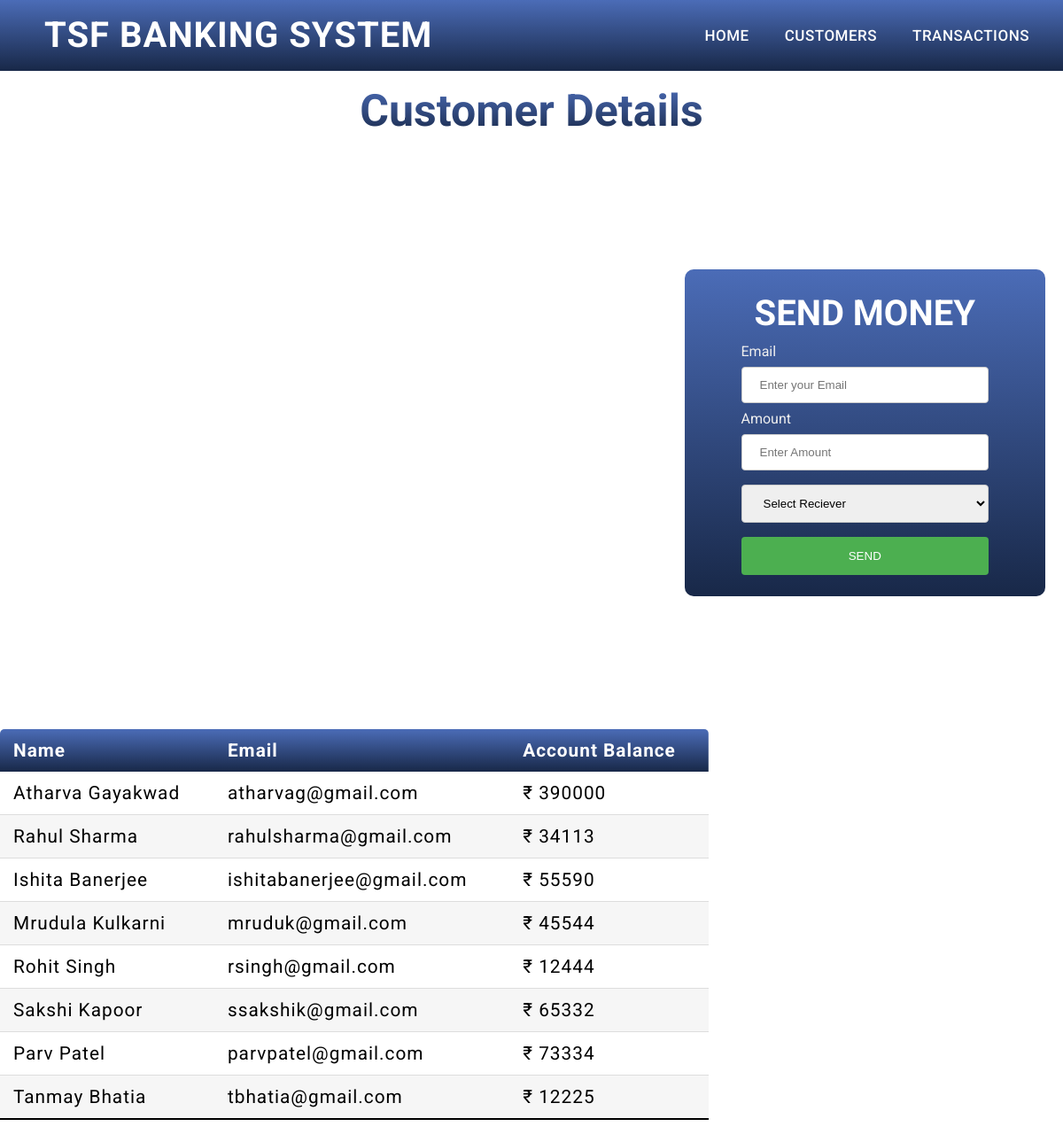
The app's page /customers/ with its own data.
### tsf/models.py (models this page shows, shortened)
class CustomerDetailModel(models.Model):
    name = models.CharField(max_length=100)
    email = models.EmailField(max_length=100)
    available_balance = models.IntegerField()
    class Meta:
        verbose_name = 'Customer Detail'
        verbose_name_plural = 'Customer Details'

### tsf/views.py (the view, shortened to what this page needs)
# urls.py: path('customers/', views.customers, name="customers"),
def customers(request):
    customers = CustomerDetailModel.objects.all()
    context = {
        'customers': customers
    }
    return render(request, 'customerpage.html', context)

### templates/customerpage.html (shortened to what this page needs)
{% extends 'index.html' %}
{% load static %}
{% block content %}
    <div class="label-div">
        <label class="heading">Customer Details</label><br>
    </div>
	<aside>
	<div class="center">
		<h2 class="t2">SEND MONEY</h2>
		<form method="post">
		<div class="text-field">
			<label>Email</label>
			<input type="Email" name="send_email" placeholder="Enter your Email">
		</div>
		<div class="text-field">
			<label>Amount</label>
			<input type="text" name="amount" placeholder="Enter Amount">
		</div>
			<select id="email" name="email">
				<option value="{{email}}">Select Reciever </option>
			</select><br>
			<input type="submit" name="submit" value="SEND">
		</form>
	</div>
	</aside>
	<section>
		<table class="table1">
			<thead>
				<tr>
					<th>Name</th>
					<th>Email</th>
					<th>Account Balance</th>
				</tr>
			</thead>
			<body>
				{% for i in customers %}
				<tr>
					<td>{{i.name}}</td>
					<td>{{i.email}}</td>
					<td>₹ {{i.available_balance}}</td>
				</tr>
				{% endfor %}
			</body>
		</table>
	</section>
{% endblock %}

### templates/index.html (shortened to what this page needs)
{% load static %}
<!DOCTYPE html>
<html lang="en">
<head>
	<link rel="stylesheet" href="{% static 'style.css' %}">
	<link rel="stylesheet" href="https://cdnjs.cloudflare.com/ajax/libs/font-awesome/4.7.0/css/font-awesome.min.css">
</head>
<body>
    {% include 'includes/navbar.html' %}
    {% block content %} {% endblock %}
</body>
</html>

### templates/includes/navbar.html (shortened to what this page needs)
{% load static %}
<nav>
    <a href="{% url 'home' %}" class="logo">TSF Banking System</a>
    <ul>
        <li><a href="{% url 'home' %}">Home</a></li>
        <li><a href="{% url 'customers' %}">Customers</a></li>
        <li><a href="{% url 'transactions' %}">Transactions</a></li>
    </ul>
</nav>

### static/style.css (style rules this page uses)
:root { --primary-color: linear-gradient(#4b6cb7, #182848); --font-used: "Roboto", sans-serif; }
* { padding: 0; margin: 0; text-decoration: none; box-sizing: border-box; }
nav { background: var(--primary-color); height: 80px; width: 100%; }
a.logo { font-family: var(--font-used); color: white; font-size: 2.5rem; line-height: 80px; letter-spacing:1px; padding: 0 50px; font-weight: bold; text-transform: uppercase; }
nav ul { float: right; margin-right: 20px; }
nav ul li { display: inline-block; line-height: 80px; margin: 0 5px; letter-spacing: 0.5px; font-weight: 500; }
nav ul li a { color: white; font-size: 17px; padding: 7px 13px; border: 3px; text-transform: uppercase; font-family: "Roboto", sans-serif; }
.heading { background: linear-gradient(#4b6cb7, #182848); -webkit-background-clip: text; color: transparent; font-size: 50px; padding: 0 50px; font-weight: bold; font-family: var(--font-used); }
.label-div { text-align: center; padding-top: 1rem; }
.t2 { color: white; font-family: var(--font-used); font-size: 2.5rem; }
.table1 { border-collapse: collapse; margin: 25px 0; font-size: 1.3em; min-width: 800px; border-radius: 5px 5px 0 0; overflow: hidden; box-shadow: 0 0 20px rbga(0, 0, 0, 0.15); }
.table1 thead tr { background: var(--primary-color); color: white; text-align: left; font-weight: bold; letter-spacing:0.5px; }
.table1 th, .table1 td { padding: 12px 15px; font-family: var(--font-used); letter-spacing: 1px; }
.table1 tbody tr { border-bottom: 1px solid #dddddd; }
.table1 tbody tr:nth-of-type(even) { background-color: #f3f3f3b6; }
.table1 tbody tr:last-of-type { border-bottom: 2px solid ; border-color: var(--primary-color) }
.center { position: relative; float: right; background: var(--primary-color); overflow: hidden; margin: 150px 20px; border-radius: 10px; padding: 1rem 1.5rem }
h2 { text-align: center; font-size: 50px; padding: 10px 20px; }
.center form { padding: 0 40px; }
.center label { color: #eee; font-family: var(--font-used); }
input[type="text"], #email, input[type="email"] { width: 100%; padding: 12px 20px; margin: 8px 0; display: inline-block; border: 1px solid #ccc; border-radius: 4px; }
input[type="submit"] { width: 100%; background-color: #4caf50; color: white; padding: 14px 20px; margin: 8px 0; border: none; border-radius: 4px; cursor: pointer; }

### records on screen
CustomerDetailModel: name "Atharva Gayakwad", email "atharvag@gmail.com", available_balance "390000"
CustomerDetailModel: name "Rahul Sharma", email "rahulsharma@gmail.com", available_balance "34113"
CustomerDetailModel: name "Ishita Banerjee", email "ishitabanerjee@gmail.com", available_balance "55590"
CustomerDetailModel: name "Mrudula Kulkarni", email "mruduk@gmail.com", available_balance "45544"
CustomerDetailModel: name "Rohit Singh", email "rsingh@gmail.com", available_balance "12444"
CustomerDetailModel: name "Sakshi Kapoor", email "ssakshik@gmail.com", available_balance "65332"
CustomerDetailModel: name "Parv Patel", email "parvpatel@gmail.com", available_balance "73334"
CustomerDetailModel: name "Tanmay Bhatia", email "tbhatia@gmail.com", available_balance "12225"
